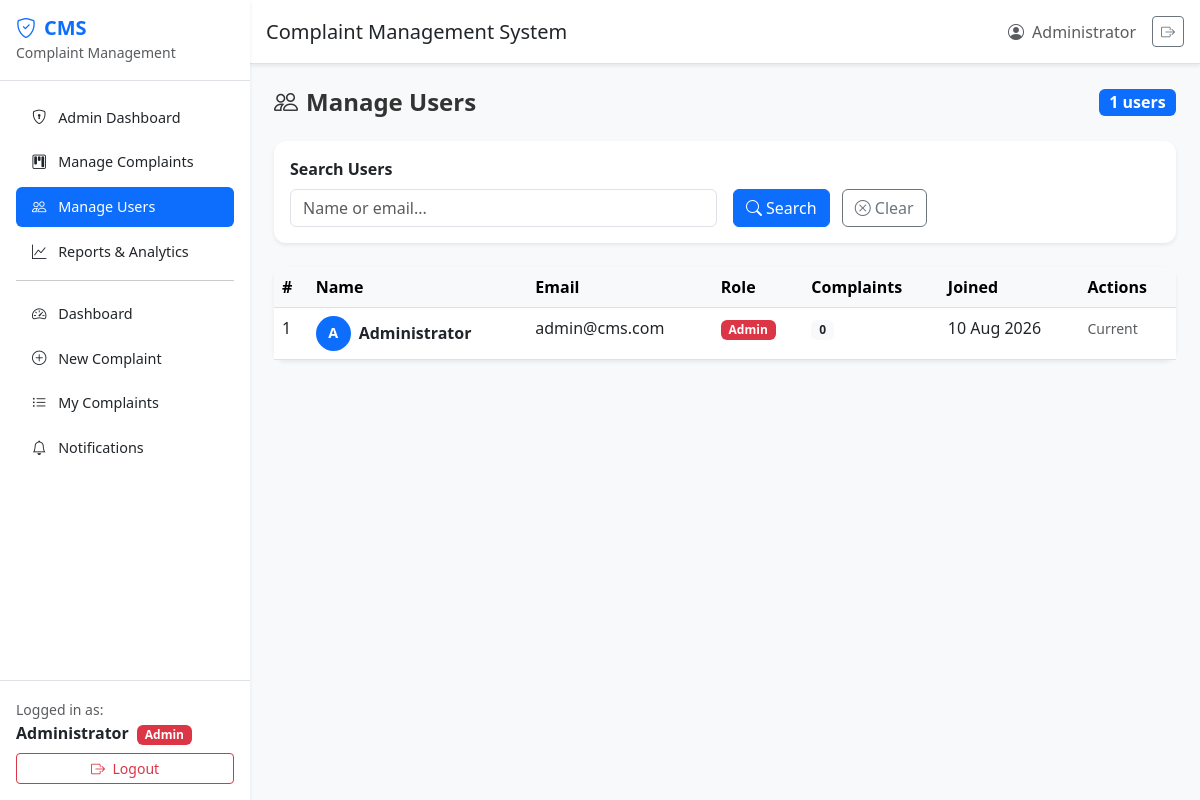
/admin_users.php (signed in), run on the app's committed database.
### tables this page shows
CREATE TABLE IF NOT EXISTS `users` (
  `id` INT AUTO_INCREMENT PRIMARY KEY,
  `full_name` VARCHAR(100) NOT NULL,
  `email` VARCHAR(150) NOT NULL UNIQUE,
  `password` VARCHAR(255) NOT NULL,
  `role` ENUM('user', 'admin') DEFAULT 'user',
  `created_at` TIMESTAMP DEFAULT CURRENT_TIMESTAMP
);

### admin_users.php (the view, shortened to what this page needs)
<?php
require_once 'includes/admin_check.php';
$search = trim($_GET['search'] ?? '');
$where_sql = '';
$sql = "SELECT u.*, (SELECT COUNT(*) FROM complaints WHERE user_id = u.id) as complaint_count FROM users u $where_sql ORDER BY u.created_at DESC";
$stmt = $conn->prepare($sql);
$stmt->execute();
$users = $stmt->get_result()->fetch_all(MYSQLI_ASSOC);
?>
<!DOCTYPE html>
<html lang="en">
<head>
    <link href="https://cdn.jsdelivr.net/npm/bootstrap@5.3.0/dist/css/bootstrap.min.css" rel="stylesheet">
    <link rel="stylesheet" href="https://cdn.jsdelivr.net/npm/bootstrap-icons@1.10.0/font/bootstrap-icons.css">
    <link rel="stylesheet" href="assets/css/style.css">
</head>
<body>
    <div class="d-flex">
        <?php include 'includes/sidebar.php'; ?>
        <div class="flex-grow-1">
            <?php include 'includes/topbar.php'; ?>
            <main class="p-4">
                <div class="d-flex justify-content-between align-items-center mb-4">
                    <h4 class="fw-bold mb-0"><i class="bi bi-people me-2"></i>Manage Users</h4>
                    <span class="badge bg-primary fs-6"><?= count($users) ?> users</span>
                </div>
                <div class="card border-0 shadow-sm mb-4">
                    <div class="card-body">
                        <form method="GET" class="row g-3 align-items-end">
                            <div class="col-md-6">
                                <label class="form-label fw-semibold">Search Users</label>
                                <input type="text" name="search" class="form-control" placeholder="Name or email..." value="<?= htmlspecialchars($search) ?>">
                            </div>
                            <div class="col-md-6">
                                <button type="submit" class="btn btn-primary me-2"><i class="bi bi-search me-1"></i>Search</button>
                                <a href="admin_users.php" class="btn btn-outline-secondary"><i class="bi bi-x-circle me-1"></i>Clear</a>
                            </div>
                        </form>
                    </div>
                </div>
                <div class="card border-0 shadow-sm">
                    <div class="card-body p-0">
                        <div class="table-responsive">
                            <table class="table table-hover mb-0">
                                <thead class="table-light">
                                    <tr>
                                        <th>#</th>
                                        <th>Name</th>
                                        <th>Email</th>
                                        <th>Role</th>
                                        <th>Complaints</th>
                                        <th>Joined</th>
                                        <th>Actions</th>
                                    </tr>
                                </thead>
                                <tbody>
                                    <?php if (empty($users)): ?>
                                    <tr><td colspan="7" class="text-center text-muted py-4">No users found.</td></tr>
                                    <?php else: ?>
                                    <?php foreach ($users as $u): ?>
                                    <tr>
                                        <td><?= $u['id'] ?></td>
                                        <td>
                                            <div class="d-flex align-items-center">
                                                <div class="bg-primary text-white rounded-circle d-flex align-items-center justify-content-center me-2" style="width:35px;height:35px;font-size:0.9rem;">
                                                    <?= strtoupper(substr($u['full_name'], 0, 1)) ?>
                                                </div>
                                                <strong><?= htmlspecialchars($u['full_name']) ?></strong>
                                            </div>
                                        </td>
                                        <td><?= htmlspecialchars($u['email']) ?></td>
                                        <td>
                                            <span class="badge <?= $u['role'] === 'admin' ? 'bg-danger' : 'bg-primary' ?>">
                                                <?= ucfirst($u['role']) ?>
                                            </span>
                                        </td>
                                        <td><span class="badge bg-light text-dark"><?= $u['complaint_count'] ?></span></td>
                                        <td><?= date('d M Y', strtotime($u['created_at'])) ?></td>
                                        <td>
                                            <?php if ($u['id'] !== (int)$_SESSION['user_id']): ?>
                                            <div class="btn-group btn-group-sm">
                                                <form method="POST" class="d-inline">
                                                    <input type="hidden" name="user_id" value="<?= $u['id'] ?>">
                                                    <input type="hidden" name="new_role" value="<?= $u['role'] === 'admin' ? 'user' : 'admin' ?>">
                                                    <button type="submit" name="update_role" class="btn btn-outline-warning" title="Toggle Role">
                                                        <i class="bi bi-arrow-repeat"></i>
                                                    </button>
                                                </form>
                                                <form method="POST" class="d-inline" onsubmit="return confirm('Are you sure you want to delete this user? All their complaints will also be deleted.')">
                                                    <input type="hidden" name="user_id" value="<?= $u['id'] ?>">
                                                    <button type="submit" name="delete_user" class="btn btn-outline-danger" title="Delete User">
                                                        <i class="bi bi-trash"></i>
                                                    </button>
                                                </form>
                                            </div>
                                            <?php else: ?>
                                            <span class="text-muted"><small>Current</small></span>
                                            <?php endif; ?>
                                        </td>
                                    </tr>
                                    <?php endforeach; ?>
                                    <?php endif; ?>
                                </tbody>
                            </table>
                        </div>
                    </div>
                </div>
            </main>
        </div>
    </div>
</body>
</html>

### includes/sidebar.php (shortened to what this page needs)
<nav class="sidebar bg-white shadow-sm d-flex flex-column" style="width:250px;min-height:100vh;">
    <div class="p-3 border-bottom">
        <h5 class="text-primary fw-bold mb-0">
            <i class="bi bi-shield-check me-2"></i>CMS
        </h5>
        <small class="text-muted">Complaint Management</small>
    </div>
    <ul class="nav flex-column p-3">
        <?php if (isset($_SESSION['user_role']) && $_SESSION['user_role'] === 'admin'): ?>
        <li class="nav-item mb-1">
            <a class="nav-link rounded <?= basename($_SERVER['PHP_SELF']) === 'admin_dashboard.php' ? 'active bg-dark text-white' : 'text-dark' ?>" href="admin_dashboard.php">
                <i class="bi bi-shield-lock me-2"></i> Admin Dashboard
            </a>
        </li>
        <li class="nav-item mb-1">
            <a class="nav-link rounded <?= basename($_SERVER['PHP_SELF']) === 'admin_complaints.php' ? 'active bg-dark text-white' : 'text-dark' ?>" href="admin_complaints.php">
                <i class="bi bi-kanban me-2"></i> Manage Complaints
            </a>
        </li>
        <li class="nav-item mb-1">
            <a class="nav-link rounded <?= basename($_SERVER['PHP_SELF']) === 'admin_users.php' ? 'active bg-dark text-white' : 'text-dark' ?>" href="admin_users.php">
                <i class="bi bi-people me-2"></i> Manage Users
            </a>
        </li>
        <li class="nav-item mb-1">
            <a class="nav-link rounded <?= basename($_SERVER['PHP_SELF']) === 'reports.php' ? 'active bg-dark text-white' : 'text-dark' ?>" href="reports.php">
                <i class="bi bi-graph-up me-2"></i> Reports & Analytics
            </a>
        </li>
        <li class="nav-item mb-2"><hr class="my-1"></li>
        <?php endif; ?>
        <li class="nav-item mb-1">
            <a class="nav-link rounded <?= basename($_SERVER['PHP_SELF']) === 'dashboard.php' ? 'active bg-primary text-white' : 'text-dark' ?>" href="dashboard.php">
                <i class="bi bi-speedometer2 me-2"></i> Dashboard
            </a>
        </li>
        <li class="nav-item mb-1">
            <a class="nav-link rounded <?= basename($_SERVER['PHP_SELF']) === 'add_complaint.php' ? 'active bg-primary text-white' : 'text-dark' ?>" href="add_complaint.php">
                <i class="bi bi-plus-circle me-2"></i> New Complaint
            </a>
        </li>
        <li class="nav-item mb-1">
            <a class="nav-link rounded <?= basename($_SERVER['PHP_SELF']) === 'complaints.php' ? 'active bg-primary text-white' : 'text-dark' ?>" href="complaints.php">
                <i class="bi bi-list-ul me-2"></i> My Complaints
            </a>
        </li>
        <li class="nav-item mb-1">
            <a class="nav-link rounded <?= basename($_SERVER['PHP_SELF']) === 'notifications.php' ? 'active bg-primary text-white' : 'text-dark' ?>" href="notifications.php">
                <i class="bi bi-bell me-2"></i> Notifications
            </a>
        </li>
    </ul>
    <div class="mt-auto p-3 border-top">
        <div class="mb-2">
            <small class="text-muted">Logged in as:</small><br>
            <strong class="text-dark"><?= htmlspecialchars($_SESSION['user_name'] ?? '') ?></strong>
            <?php if (isset($_SESSION['user_role']) && $_SESSION['user_role'] === 'admin'): ?>
            <span class="badge bg-danger ms-1">Admin</span>
            <?php endif; ?>
        </div>
        <a href="logout.php" class="btn btn-outline-danger btn-sm w-100">
            <i class="bi bi-box-arrow-right me-1"></i> Logout
        </a>
    </div>
</nav>

### includes/topbar.php
<header class="bg-white shadow-sm border-bottom p-3 d-flex justify-content-between align-items-center">
    <div>
        <h5 class="mb-0 text-dark">
            <?php
            $page_titles = [
                'dashboard.php' => 'Dashboard',
                'add_complaint.php' => 'Submit Complaint',
                'complaints.php' => 'My Complaints'
            ];
            echo $page_titles[basename($_SERVER['PHP_SELF'])] ?? 'Complaint Management System';
            ?>
        </h5>
    </div>
    <div class="d-flex align-items-center">
        <span class="text-muted me-3">
            <i class="bi bi-person-circle me-1"></i>
            <?= htmlspecialchars($_SESSION['user_name'] ?? 'User') ?>
        </span>
        <a href="logout.php" class="btn btn-sm btn-outline-secondary" title="Logout">
            <i class="bi bi-box-arrow-right"></i>
        </a>
    </div>
</header>

### assets/css/style.css (style rules this page uses)
:root { --primary-blue: #0d6efd; --primary-dark: #0a58ca; --light-blue: #e7f1ff; --white: #ffffff; --gray-light: #f8f9fa; --gray-medium: #6c757d; --shadow-sm: 0 0.125rem 0.25rem rgba(0, 0, 0, 0.075); --shadow-md: 0 0.5rem 1rem rgba(0, 0, 0, 0.1); }
body { font-family: 'Segoe UI', Tahoma, Geneva, Verdana, sans-serif; background-color: var(--gray-light); color: #333; }
.sidebar { position: fixed; top: 0; left: 0; height: 100vh; width: 250px; z-index: 1000; transition: all 0.3s ease; overflow-y: auto; }
.sidebar .nav-link { padding: 0.6rem 1rem; font-size: 0.9rem; transition: all 0.2s ease; }
.sidebar .nav-link.active { background-color: var(--primary-blue) !important; color: var(--white) !important; }
.d-flex > .flex-grow-1 { margin-left: 250px; min-height: 100vh; }
.card { border-radius: 0.75rem; transition: transform 0.2s ease, box-shadow 0.2s ease; }
.btn-primary { background-color: var(--primary-blue); border-color: var(--primary-blue); }
.rounded-circle { font-weight: bold; }

### data on the page
users: id "1", full_name "A", full_name "Administrator", email "admin@cms.com", role "Admin", complaint_count "0", created_at "10 Aug 2026", shows "Current"

### other printed values
$_SESSION['user_name'] "Administrator"
$page_titles[basename($_SERVER['PHP_SELF'])] "Complaint Management System"
count($users) "1"
